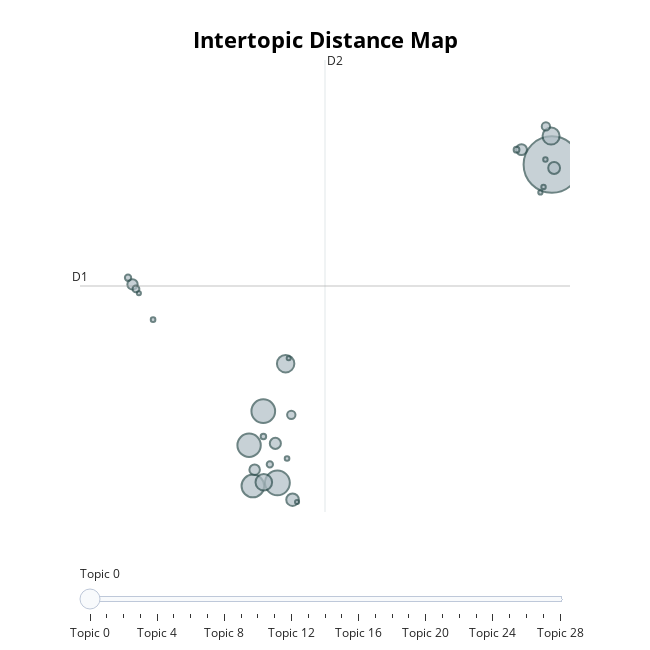

Notebook code for this chart:
### Code cell
neg_topic_model = neg_topic_model.reduce_topics(neg_docs, nr_topics=30)
neg_topic_model.visualize_topics()

### Figure 1 — Plotly figure (JSON) as saved in the notebook; plotly's stock layout.template omitted (floating-point values rounded to 4 significant figures)
{"data": [{"customdata": [[0, "like | enemies | even | boss | get", 2107], [1, "nah | good | nope | ok | eh", 406], [2, "bad | worst | ever | terrible | worse", 369], [3, "sucks | shit | ass | fuck | fucking", 359], [4, "hate | fucking | gamei | dont | wish", 338], [5, "dont | play | fun | boring | instead", 200], [6, "online | servers | banned | fix | multiplayer", 191], [7, "trash | garbage | waste | money | hot", 182], [8, "buy | refund | money | sucks | dont", 105], [9, "hitboxes | boxes | hit | clunky | hitbox", 92], [10, "de | que | jogo | bir | en", 81], [11, "elden | ring | sekiro | play | better", 78], [12, "trash | dogshit | tyler | creator | dog", 73], [13, "ganking | spam | gank | oh | woof", 70], [14, "skip | one | finish | walks | iii", 46], [15, "save | cloud | saves | data | steam", 45], [16, "janky | jank | jankiest | definition | far", 31], [17, "frigid | outskirts | google | fuck | frick", 26], [18, "iron | keep | harvest | valley | whoever", 26], [19, "amana | shrine | iron | keep | exiled", 22], [20, "mid | middd | crem | pinnacle | floating", 20], [21, "cancer | tumor | brain | achievements | caus", 14], [22, "adp | sucks | level | sacrificed | fkin", 14], [23, "design | couldnt | choices | bofyh | reprobate", 13], [24, "uninstall | folder | library | uninstalling | steam", 13], [25, "adaptability | brrrrr | adaptility | god | main", 12], [26, "worth | dollar | invested | tag | worthless", 11], [27, "demon | covetous | erectin | covidtest | sme", 11], [28, "whack | frames | roll | stat | dodge", 11]], "hovertemplate": "<b>Topic %{customdata[0]}</b><br>%{customdata[1]}<br>Size: %{customdata[2]}", "legendgroup": "", "marker": {"color": "#B0BEC5", "line": {"color": "DarkSlateGrey", "width": 2}, "size": [2107, 406, 369, 359, 338, 200, 191, 182, 105, 92, 81, 78, 73, 70, 46, 45, 31, 26, 26, 22, 20, 14, 14, 13, 13, 12, 11, 11, 11], "sizemode": "area", "sizeref": 1.317, "symbol": "circle"}, "mode": "markers", "name": "", "orientation": "v", "showlegend": false, "type": "scatter", "x": [4.043, -6.664, -7.215, -7.769, -7.621, -6.343, 4.012, -7.195, -6.073, 4.13, -6.745, 2.858, -7.552, -12.32, -6.122, 3.81, -12.18, -12.49, -6.959, 2.665, -7.21, -6.288, -11.51, 3.717, 3.791, 3.595, -5.898, -12.07, -6.223], "xaxis": "x", "y": [10.57, 2.25, 4.124, 3.234, 2.17, 5.366, 11.32, 2.266, 1.81, 10.48, 3.282, 10.97, 2.594, 7.439, 4.03, 11.57, 7.322, 7.616, 2.732, 10.96, 3.465, 2.888, 6.518, 9.99, 10.71, 9.845, 1.751, 7.207, 5.507], "yaxis": "y"}], "layout": {"annotations": [{"showarrow": false, "text": "D1", "x": -14.37, "y": 7.399, "yshift": 10}, {"showarrow": false, "text": "D2", "x": -4.808, "xshift": 10, "y": 13.31}], "height": 650, "hoverlabel": {"bgcolor": "white", "font": {"family": "Rockwell", "size": 16}}, "legend": {"itemsizing": "constant", "tracegroupgap": 0}, "margin": {"t": 60}, "shapes": [{"line": {"color": "#CFD8DC", "width": 2}, "type": "line", "x0": -4.808, "x1": -4.808, "y0": 1.488, "y1": 13.31}, {"line": {"color": "#9E9E9E", "width": 2}, "type": "line", "x0": -14.37, "x1": 4.75, "y0": 7.399, "y1": 7.399}], "sliders": [{"active": 0, "pad": {"t": 50}, "steps": [{"args": [{"marker.color": [["red", "#B0BEC5", "#B0BEC5", "#B0BEC5", "#B0BEC5", "#B0BEC5", "#B0BEC5", "#B0BEC5", "#B0BEC5", "#B0BEC5", "#B0BEC5", "#B0BEC5", "#B0BEC5", "#B0BEC5", "#B0BEC5", "#B0BEC5", "#B0BEC5", "#B0BEC5", "#B0BEC5", "#B0BEC5", "#B0BEC5", "#B0BEC5", "#B0BEC5", "#B0BEC5", "#B0BEC5", "#B0BEC5", "#B0BEC5", "#B0BEC5", "#B0BEC5"]]}], "label": "Topic 0", "method": "update"}, {"args": [{"marker.color": [["#B0BEC5", "red", "#B0BEC5", "#B0BEC5", "#B0BEC5", "#B0BEC5", "#B0BEC5", "#B0BEC5", "#B0BEC5", "#B0BEC5", "#B0BEC5", "#B0BEC5", "#B0BEC5", "#B0BEC5", "#B0BEC5", "#B0BEC5", "#B0BEC5", "#B0BEC5", "#B0BEC5", "#B0BEC5", "#B0BEC5", "#B0BEC5", "#B0BEC5", "#B0BEC5", "#B0BEC5", "#B0BEC5", "#B0BEC5", "#B0BEC5", "#B0BEC5"]]}], "label": "Topic 1", "method": "update"}, {"args": [{"marker.color": [["#B0BEC5", "#B0BEC5", "red", "#B0BEC5", "#B0BEC5", "#B0BEC5", "#B0BEC5", "#B0BEC5", "#B0BEC5", "#B0BEC5", "#B0BEC5", "#B0BEC5", "#B0BEC5", "#B0BEC5", "#B0BEC5", "#B0BEC5", "#B0BEC5", "#B0BEC5", "#B0BEC5", "#B0BEC5", "#B0BEC5", "#B0BEC5", "#B0BEC5", "#B0BEC5", "#B0BEC5", "#B0BEC5", "#B0BEC5", "#B0BEC5", "#B0BEC5"]]}], "label": "Topic 2", "method": "update"}, {"args": [{"marker.color": [["#B0BEC5", "#B0BEC5", "#B0BEC5", "red", "#B0BEC5", "#B0BEC5", "#B0BEC5", "#B0BEC5", "#B0BEC5", "#B0BEC5", "#B0BEC5", "#B0BEC5", "#B0BEC5", "#B0BEC5", "#B0BEC5", "#B0BEC5", "#B0BEC5", "#B0BEC5", "#B0BEC5", "#B0BEC5", "#B0BEC5", "#B0BEC5", "#B0BEC5", "#B0BEC5", "#B0BEC5", "#B0BEC5", "#B0BEC5", "#B0BEC5", "#B0BEC5"]]}], "label": "Topic 3", "method": "update"}, {"args": [{"marker.color": [["#B0BEC5", "#B0BEC5", "#B0BEC5", "#B0BEC5", "red", "#B0BEC5", "#B0BEC5", "#B0BEC5", "#B0BEC5", "#B0BEC5", "#B0BEC5", "#B0BEC5", "#B0BEC5", "#B0BEC5", "#B0BEC5", "#B0BEC5", "#B0BEC5", "#B0BEC5", "#B0BEC5", "#B0BEC5", "#B0BEC5", "#B0BEC5", "#B0BEC5", "#B0BEC5", "#B0BEC5", "#B0BEC5", "#B0BEC5", "#B0BEC5", "#B0BEC5"]]}], "label": "Topic 4", "method": "update"}, {"args": [{"marker.color": [["#B0BEC5", "#B0BEC5", "#B0BEC5", "#B0BEC5", "#B0BEC5", "red", "#B0BEC5", "#B0BEC5", "#B0BEC5", "#B0BEC5", "#B0BEC5", "#B0BEC5", "#B0BEC5", "#B0BEC5", "#B0BEC5", "#B0BEC5", "#B0BEC5", "#B0BEC5", "#B0BEC5", "#B0BEC5", "#B0BEC5", "#B0BEC5", "#B0BEC5", "#B0BEC5", "#B0BEC5", "#B0BEC5", "#B0BEC5", "#B0BEC5", "#B0BEC5"]]}], "label": "Topic 5", "method": "update"}, {"args": [{"marker.color": [["#B0BEC5", "#B0BEC5", "#B0BEC5", "#B0BEC5", "#B0BEC5", "#B0BEC5", "red", "#B0BEC5", "#B0BEC5", "#B0BEC5", "#B0BEC5", "#B0BEC5", "#B0BEC5", "#B0BEC5", "#B0BEC5", "#B0BEC5", "#B0BEC5", "#B0BEC5", "#B0BEC5", "#B0BEC5", "#B0BEC5", "#B0BEC5", "#B0BEC5", "#B0BEC5", "#B0BEC5", "#B0BEC5", "#B0BEC5", "#B0BEC5", "#B0BEC5"]]}], "label": "Topic 6", "method": "update"}, {"args": [{"marker.color": [["#B0BEC5", "#B0BEC5", "#B0BEC5", "#B0BEC5", "#B0BEC5", "#B0BEC5", "#B0BEC5", "red", "#B0BEC5", "#B0BEC5", "#B0BEC5", "#B0BEC5", "#B0BEC5", "#B0BEC5", "#B0BEC5", "#B0BEC5", "#B0BEC5", "#B0BEC5", "#B0BEC5", "#B0BEC5", "#B0BEC5", "#B0BEC5", "#B0BEC5", "#B0BEC5", "#B0BEC5", "#B0BEC5", "#B0BEC5", "#B0BEC5", "#B0BEC5"]]}], "label": "Topic 7", "method": "update"}, {"args": [{"marker.color": [["#B0BEC5", "#B0BEC5", "#B0BEC5", "#B0BEC5", "#B0BEC5", "#B0BEC5", "#B0BEC5", "#B0BEC5", "red", "#B0BEC5", "#B0BEC5", "#B0BEC5", "#B0BEC5", "#B0BEC5", "#B0BEC5", "#B0BEC5", "#B0BEC5", "#B0BEC5", "#B0BEC5", "#B0BEC5", "#B0BEC5", "#B0BEC5", "#B0BEC5", "#B0BEC5", "#B0BEC5", "#B0BEC5", "#B0BEC5", "#B0BEC5", "#B0BEC5"]]}], "label": "Topic 8", "method": "update"}, {"args": [{"marker.color": [["#B0BEC5", "#B0BEC5", "#B0BEC5", "#B0BEC5", "#B0BEC5", "#B0BEC5", "#B0BEC5", "#B0BEC5", "#B0BEC5", "red", "#B0BEC5", "#B0BEC5", "#B0BEC5", "#B0BEC5", "#B0BEC5", "#B0BEC5", "#B0BEC5", "#B0BEC5", "#B0BEC5", "#B0BEC5", "#B0BEC5", "#B0BEC5", "#B0BEC5", "#B0BEC5", "#B0BEC5", "#B0BEC5", "#B0BEC5", "#B0BEC5", "#B0BEC5"]]}], "label": "Topic 9", "method": "update"}, {"args": [{"marker.color": [["#B0BEC5", "#B0BEC5", "#B0BEC5", "#B0BEC5", "#B0BEC5", "#B0BEC5", "#B0BEC5", "#B0BEC5", "#B0BEC5", "#B0BEC5", "red", "#B0BEC5", "#B0BEC5", "#B0BEC5", "#B0BEC5", "#B0BEC5", "#B0BEC5", "#B0BEC5", "#B0BEC5", "#B0BEC5", "#B0BEC5", "#B0BEC5", "#B0BEC5", "#B0BEC5", "#B0BEC5", "#B0BEC5", "#B0BEC5", "#B0BEC5", "#B0BEC5"]]}], "label": "Topic 10", "method": "update"}, {"args": [{"marker.color": [["#B0BEC5", "#B0BEC5", "#B0BEC5", "#B0BEC5", "#B0BEC5", "#B0BEC5", "#B0BEC5", "#B0BEC5", "#B0BEC5", "#B0BEC5", "#B0BEC5", "red", "#B0BEC5", "#B0BEC5", "#B0BEC5", "#B0BEC5", "#B0BEC5", "#B0BEC5", "#B0BEC5", "#B0BEC5", "#B0BEC5", "#B0BEC5", "#B0BEC5", "#B0BEC5", "#B0BEC5", "#B0BEC5", "#B0BEC5", "#B0BEC5", "#B0BEC5"]]}], "label": "Topic 11", "method": "update"}, {"args": [{"marker.color": [["#B0BEC5", "#B0BEC5", "#B0BEC5", "#B0BEC5", "#B0BEC5", "#B0BEC5", "#B0BEC5", "#B0BEC5", "#B0BEC5", "#B0BEC5", "#B0BEC5", "#B0BEC5", "red", "#B0BEC5", "#B0BEC5", "#B0BEC5", "#B0BEC5", "#B0BEC5", "#B0BEC5", "#B0BEC5", "#B0BEC5", "#B0BEC5", "#B0BEC5", "#B0BEC5", "#B0BEC5", "#B0BEC5", "#B0BEC5", "#B0BEC5", "#B0BEC5"]]}], "label": "Topic 12", "method": "update"}, {"args": [{"marker.color": [["#B0BEC5", "#B0BEC5", "#B0BEC5", "#B0BEC5", "#B0BEC5", "#B0BEC5", "#B0BEC5", "#B0BEC5", "#B0BEC5", "#B0BEC5", "#B0BEC5", "#B0BEC5", "#B0BEC5", "red", "#B0BEC5", "#B0BEC5", "#B0BEC5", "#B0BEC5", "#B0BEC5", "#B0BEC5", "#B0BEC5", "#B0BEC5", "#B0BEC5", "#B0BEC5", "#B0BEC5", "#B0BEC5", "#B0BEC5", "#B0BEC5", "#B0BEC5"]]}], "label": "Topic 13", "method": "update"}, {"args": [{"marker.color": [["#B0BEC5", "#B0BEC5", "#B0BEC5", "#B0BEC5", "#B0BEC5", "#B0BEC5", "#B0BEC5", "#B0BEC5", "#B0BEC5", "#B0BEC5", "#B0BEC5", "#B0BEC5", "#B0BEC5", "#B0BEC5", "red", "#B0BEC5", "#B0BEC5", "#B0BEC5", "#B0BEC5", "#B0BEC5", "#B0BEC5", "#B0BEC5", "#B0BEC5", "#B0BEC5", "#B0BEC5", "#B0BEC5", "#B0BEC5", "#B0BEC5", "#B0BEC5"]]}], "label": "Topic 14", "method": "update"}, {"args": [{"marker.color": [["#B0BEC5", "#B0BEC5", "#B0BEC5", "#B0BEC5", "#B0BEC5", "#B0BEC5", "#B0BEC5", "#B0BEC5", "#B0BEC5", "#B0BEC5", "#B0BEC5", "#B0BEC5", "#B0BEC5", "#B0BEC5", "#B0BEC5", "red", "#B0BEC5", "#B0BEC5", "#B0BEC5", "#B0BEC5", "#B0BEC5", "#B0BEC5", "#B0BEC5", "#B0BEC5", "#B0BEC5", "#B0BEC5", "#B0BEC5", "#B0BEC5", "#B0BEC5"]]}], "label": "Topic 15", "method": "update"}, {"args": [{"marker.color": [["#B0BEC5", "#B0BEC5", "#B0BEC5", "#B0BEC5", "#B0BEC5", "#B0BEC5", "#B0BEC5", "#B0BEC5", "#B0BEC5", "#B0BEC5", "#B0BEC5", "#B0BEC5", "#B0BEC5", "#B0BEC5", "#B0BEC5", "#B0BEC5", "red", "#B0BEC5", "#B0BEC5", "#B0BEC5", "#B0BEC5", "#B0BEC5", "#B0BEC5", "#B0BEC5", "#B0BEC5", "#B0BEC5", "#B0BEC5", "#B0BEC5", "#B0BEC5"]]}], "label": "Topic 16", "method": "update"}, {"args": [{"marker.color": [["#B0BEC5", "#B0BEC5", "#B0BEC5", "#B0BEC5", "#B0BEC5", "#B0BEC5", "#B0BEC5", "#B0BEC5", "#B0BEC5", "#B0BEC5", "#B0BEC5", "#B0BEC5", "#B0BEC5", "#B0BEC5", "#B0BEC5", "#B0BEC5", "#B0BEC5", "red", "#B0BEC5", "#B0BEC5", "#B0BEC5", "#B0BEC5", "#B0BEC5", "#B0BEC5", "#B0BEC5", "#B0BEC5", "#B0BEC5", "#B0BEC5", "#B0BEC5"]]}], "label": "Topic 17", "method": "update"}, {"args": [{"marker.color": [["#B0BEC5", "#B0BEC5", "#B0BEC5", "#B0BEC5", "#B0BEC5", "#B0BEC5", "#B0BEC5", "#B0BEC5", "#B0BEC5", "#B0BEC5", "#B0BEC5", "#B0BEC5", "#B0BEC5", "#B0BEC5", "#B0BEC5", "#B0BEC5", "#B0BEC5", "#B0BEC5", "red", "#B0BEC5", "#B0BEC5", "#B0BEC5", "#B0BEC5", "#B0BEC5", "#B0BEC5", "#B0BEC5", "#B0BEC5", "#B0BEC5", "#B0BEC5"]]}], "label": "Topic 18", "method": "update"}, {"args": [{"marker.color": [["#B0BEC5", "#B0BEC5", "#B0BEC5", "#B0BEC5", "#B0BEC5", "#B0BEC5", "#B0BEC5", "#B0BEC5", "#B0BEC5", "#B0BEC5", "#B0BEC5", "#B0BEC5", "#B0BEC5", "#B0BEC5", "#B0BEC5", "#B0BEC5", "#B0BEC5", "#B0BEC5", "#B0BEC5", "red", "#B0BEC5", "#B0BEC5", "#B0BEC5", "#B0BEC5", "#B0BEC5", "#B0BEC5", "#B0BEC5", "#B0BEC5", "#B0BEC5"]]}], "label": "Topic 19", "method": "update"}, {"args": [{"marker.color": [["#B0BEC5", "#B0BEC5", "#B0BEC5", "#B0BEC5", "#B0BEC5", "#B0BEC5", "#B0BEC5", "#B0BEC5", "#B0BEC5", "#B0BEC5", "#B0BEC5", "#B0BEC5", "#B0BEC5", "#B0BEC5", "#B0BEC5", "#B0BEC5", "#B0BEC5", "#B0BEC5", "#B0BEC5", "#B0BEC5", "red", "#B0BEC5", "#B0BEC5", "#B0BEC5", "#B0BEC5", "#B0BEC5", "#B0BEC5", "#B0BEC5", "#B0BEC5"]]}], "label": "Topic 20", "method": "update"}, {"args": [{"marker.color": [["#B0BEC5", "#B0BEC5", "#B0BEC5", "#B0BEC5", "#B0BEC5", "#B0BEC5", "#B0BEC5", "#B0BEC5", "#B0BEC5", "#B0BEC5", "#B0BEC5", "#B0BEC5", "#B0BEC5", "#B0BEC5", "#B0BEC5", "#B0BEC5", "#B0BEC5", "#B0BEC5", "#B0BEC5", "#B0BEC5", "#B0BEC5", "red", "#B0BEC5", "#B0BEC5", "#B0BEC5", "#B0BEC5", "#B0BEC5", "#B0BEC5", "#B0BEC5"]]}], "label": "Topic 21", "method": "update"}, {"args": [{"marker.color": [["#B0BEC5", "#B0BEC5", "#B0BEC5", "#B0BEC5", "#B0BEC5", "#B0BEC5", "#B0BEC5", "#B0BEC5", "#B0BEC5", "#B0BEC5", "#B0BEC5", "#B0BEC5", "#B0BEC5", "#B0BEC5", "#B0BEC5", "#B0BEC5", "#B0BEC5", "#B0BEC5", "#B0BEC5", "#B0BEC5", "#B0BEC5", "#B0BEC5", "red", "#B0BEC5", "#B0BEC5", "#B0BEC5", "#B0BEC5", "#B0BEC5", "#B0BEC5"]]}], "label": "Topic 22", "method": "update"}, {"args": [{"marker.color": [["#B0BEC5", "#B0BEC5", "#B0BEC5", "#B0BEC5", "#B0BEC5", "#B0BEC5", "#B0BEC5", "#B0BEC5", "#B0BEC5", "#B0BEC5", "#B0BEC5", "#B0BEC5", "#B0BEC5", "#B0BEC5", "#B0BEC5", "#B0BEC5", "#B0BEC5", "#B0BEC5", "#B0BEC5", "#B0BEC5", "#B0BEC5", "#B0BEC5", "#B0BEC5", "red", "#B0BEC5", "#B0BEC5", "#B0BEC5", "#B0BEC5", "#B0BEC5"]]}], "label": "Topic 23", "method": "update"}, {"args": [{"marker.color": [["#B0BEC5", "#B0BEC5", "#B0BEC5", "#B0BEC5", "#B0BEC5", "#B0BEC5", "#B0BEC5", "#B0BEC5", "#B0BEC5", "#B0BEC5", "#B0BEC5", "#B0BEC5", "#B0BEC5", "#B0BEC5", "#B0BEC5", "#B0BEC5", "#B0BEC5", "#B0BEC5", "#B0BEC5", "#B0BEC5", "#B0BEC5", "#B0BEC5", "#B0BEC5", "#B0BEC5", "red", "#B0BEC5", "#B0BEC5", "#B0BEC5", "#B0BEC5"]]}], "label": "Topic 24", "method": "update"}, {"args": [{"marker.color": [["#B0BEC5", "#B0BEC5", "#B0BEC5", "#B0BEC5", "#B0BEC5", "#B0BEC5", "#B0BEC5", "#B0BEC5", "#B0BEC5", "#B0BEC5", "#B0BEC5", "#B0BEC5", "#B0BEC5", "#B0BEC5", "#B0BEC5", "#B0BEC5", "#B0BEC5", "#B0BEC5", "#B0BEC5", "#B0BEC5", "#B0BEC5", "#B0BEC5", "#B0BEC5", "#B0BEC5", "#B0BEC5", "red", "#B0BEC5", "#B0BEC5", "#B0BEC5"]]}], "label": "Topic 25", "method": "update"}, {"args": [{"marker.color": [["#B0BEC5", "#B0BEC5", "#B0BEC5", "#B0BEC5", "#B0BEC5", "#B0BEC5", "#B0BEC5", "#B0BEC5", "#B0BEC5", "#B0BEC5", "#B0BEC5", "#B0BEC5", "#B0BEC5", "#B0BEC5", "#B0BEC5", "#B0BEC5", "#B0BEC5", "#B0BEC5", "#B0BEC5", "#B0BEC5", "#B0BEC5", "#B0BEC5", "#B0BEC5", "#B0BEC5", "#B0BEC5", "#B0BEC5", "red", "#B0BEC5", "#B0BEC5"]]}], "label": "Topic 26", "method": "update"}, {"args": [{"marker.color": [["#B0BEC5", "#B0BEC5", "#B0BEC5", "#B0BEC5", "#B0BEC5", "#B0BEC5", "#B0BEC5", "#B0BEC5", "#B0BEC5", "#B0BEC5", "#B0BEC5", "#B0BEC5", "#B0BEC5", "#B0BEC5", "#B0BEC5", "#B0BEC5", "#B0BEC5", "#B0BEC5", "#B0BEC5", "#B0BEC5", "#B0BEC5", "#B0BEC5", "#B0BEC5", "#B0BEC5", "#B0BEC5", "#B0BEC5", "#B0BEC5", "red", "#B0BEC5"]]}], "label": "Topic 27", "method": "update"}, {"args": [{"marker.color": [["#B0BEC5", "#B0BEC5", "#B0BEC5", "#B0BEC5", "#B0BEC5", "#B0BEC5", "#B0BEC5", "#B0BEC5", "#B0BEC5", "#B0BEC5", "#B0BEC5", "#B0BEC5", "#B0BEC5", "#B0BEC5", "#B0BEC5", "#B0BEC5", "#B0BEC5", "#B0BEC5", "#B0BEC5", "#B0BEC5", "#B0BEC5", "#B0BEC5", "#B0BEC5", "#B0BEC5", "#B0BEC5", "#B0BEC5", "#B0BEC5", "#B0BEC5", "red"]]}], "label": "Topic 28", "method": "update"}]}], "title": {"font": {"color": "Black", "size": 22}, "text": "<b>Intertopic Distance Map</b>", "x": 0.5, "xanchor": "center", "y": 0.95, "yanchor": "top"}, "width": 650, "xaxis": {"anchor": "y", "domain": [0, 1], "range": [-14.37, 4.75], "title": {"text": ""}, "visible": false}, "yaxis": {"anchor": "x", "domain": [0, 1], "range": [1.488, 13.31], "title": {"text": ""}, "visible": false}}}
